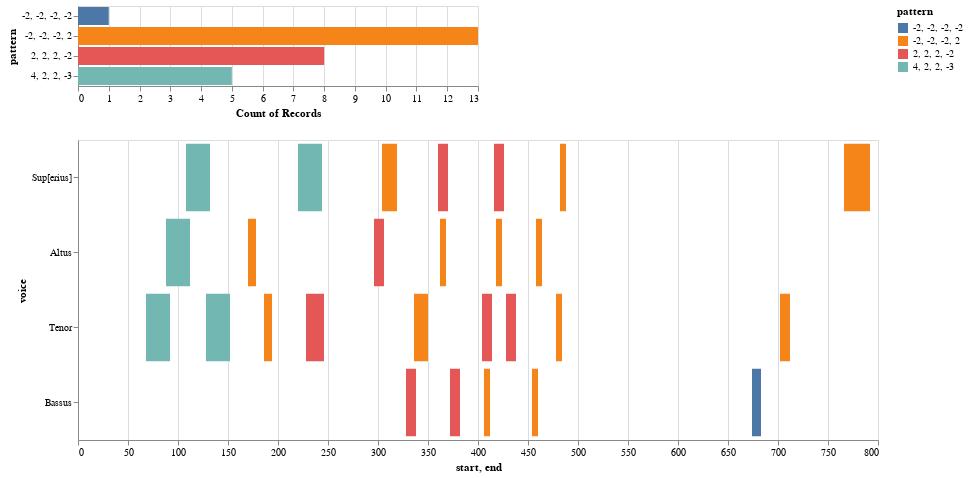

Notebook source saved alongside this figure:
### Markdown cell above
### Mass Movement Heatmap

### Code cell
## Use this for the Mass Movement Heatmap

nr = mass_movement.notes(combineUnisons=True) 
mel = mass_movement.melodic(df=nr, kind='d', compound=True, unit=0, end=False)
mel_ngrams = mass_movement.ngrams(df=mel, n=4)
entry_ngrams = mass_movement.entries(df=mel, n=4)
mel_ngrams_duration = mass_movement.durations(df=mel, n=4, mask_df=entry_ngrams)
viz.plot_ngrams_heatmap(entry_ngrams, mel_ngrams_duration, selected_patterns=shared_entries, voices=[])

### Figure 1 — Vega-Lite specification as saved in the notebook (floating-point values rounded to 4 significant figures)
{"config": {"view": {"continuousWidth": 400, "continuousHeight": 300}}, "vconcat": [{"mark": "bar", "encoding": {"color": {"type": "nominal", "field": "pattern"}, "opacity": {"condition": {"value": 1, "selection": "selector032"}, "value": 0.2}, "x": {"type": "nominal", "aggregate": "count", "field": "pattern"}, "y": {"type": "nominal", "field": "pattern"}}, "selection": {"selector032": {"type": "multi", "fields": ["pattern"]}}}, {"mark": "bar", "encoding": {"color": {"type": "nominal", "field": "pattern"}, "opacity": {"condition": {"value": 1, "selection": "selector032"}, "value": 0.2}, "tooltip": [{"type": "quantitative", "field": "start"}, {"type": "quantitative", "field": "end"}, {"type": "nominal", "field": "pattern"}], "x": {"type": "quantitative", "field": "start"}, "x2": {"field": "end"}, "y": {"type": "nominal", "field": "voice", "sort": null}}, "height": 300, "selection": {"selector032": {"type": "multi", "fields": ["pattern"]}}, "width": 800}], "data": {"name": "data-e1391e970d1a933cb453cfb208906128"}, "$schema": "https://vega.github.io/schema/vega-lite/v4.8.1.json", "datasets": {"data-e1391e970d1a933cb453cfb208906128": [{"start": 108.0, "voice": "Sup[erius]", "pattern": "4, 2, 2, -3", "end": 132.0}, {"start": 220.0, "voice": "Sup[erius]", "pattern": "4, 2, 2, -3", "end": 244.0}, {"start": 304.0, "voice": "Sup[erius]", "pattern": "-2, -2, -2, 2", "end": 319.0}, {"start": 360.0, "voice": "Sup[erius]", "pattern": "2, 2, 2, -2", "end": 370.0}, {"start": 416.0, "voice": "Sup[erius]", "pattern": "2, 2, 2, -2", "end": 426.0}, {"start": 482.0, "voice": "Sup[erius]", "pattern": "-2, -2, -2, 2", "end": 488.0}, {"start": 766.0, "voice": "Sup[erius]", "pattern": "-2, -2, -2, 2", "end": 792.0}, {"start": 88.0, "voice": "Altus", "pattern": "4, 2, 2, -3", "end": 112.0}, {"start": 170.0, "voice": "Altus", "pattern": "-2, -2, -2, 2", "end": 178.0}, {"start": 296.0, "voice": "Altus", "pattern": "2, 2, 2, -2", "end": 306.0}, {"start": 362.0, "voice": "Altus", "pattern": "-2, -2, -2, 2", "end": 368.0}, {"start": 418.0, "voice": "Altus", "pattern": "-2, -2, -2, 2", "end": 424.0}, {"start": 458.0, "voice": "Altus", "pattern": "-2, -2, -2, 2", "end": 464.0}, {"start": 68.0, "voice": "Tenor", "pattern": "4, 2, 2, -3", "end": 92.0}, {"start": 128.0, "voice": "Tenor", "pattern": "4, 2, 2, -3", "end": 152.0}, {"start": 186.0, "voice": "Tenor", "pattern": "-2, -2, -2, 2", "end": 194.0}, {"start": 228.0, "voice": "Tenor", "pattern": "2, 2, 2, -2", "end": 246.0}, {"start": 336.0, "voice": "Tenor", "pattern": "-2, -2, -2, 2", "end": 350.0}, {"start": 404.0, "voice": "Tenor", "pattern": "2, 2, 2, -2", "end": 414.0}, {"start": 428.0, "voice": "Tenor", "pattern": "2, 2, 2, -2", "end": 438.0}, {"start": 478.0, "voice": "Tenor", "pattern": "-2, -2, -2, 2", "end": 484.0}, {"start": 702.0, "voice": "Tenor", "pattern": "-2, -2, -2, 2", "end": 712.0}, {"start": 328.0, "voice": "Bassus", "pattern": "2, 2, 2, -2", "end": 338.0}, {"start": 372.0, "voice": "Bassus", "pattern": "2, 2, 2, -2", "end": 382.0}, {"start": 406.0, "voice": "Bassus", "pattern": "-2, -2, -2, 2", "end": 412.0}, {"start": 454.0, "voice": "Bassus", "pattern": "-2, -2, -2, 2", "end": 460.0}, {"start": 674.0, "voice": "Bassus", "pattern": "-2, -2, -2, -2", "end": 683.0}]}}
